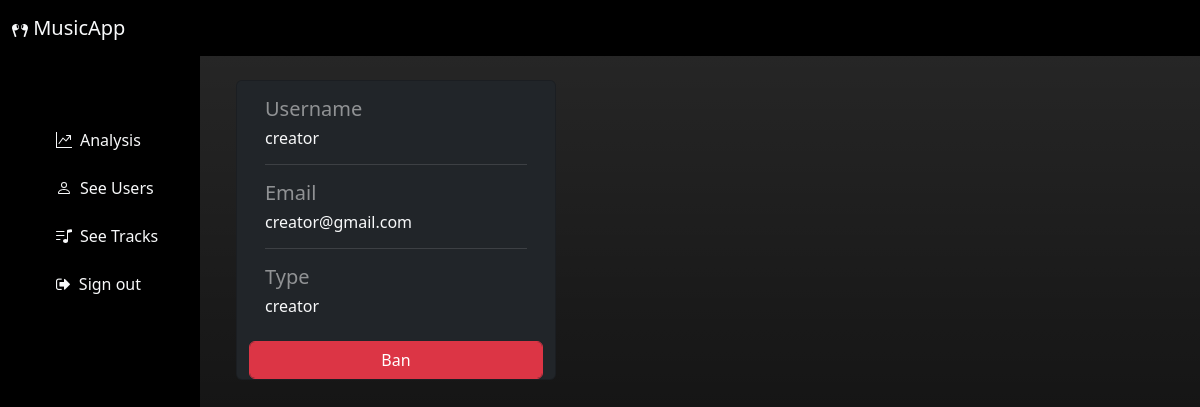
Screenshot of /creators (signed in) with the database file from the repository.
### models.py (models this page shows)
class User(db.Model):
    __tablename__ = 'users'
    _id = db.Column("id", db.Integer, autoincrement=True, primary_key=True)
    passhash = db.Column("passhash", db.String(512), nullable=False)
    username = db.Column("username", db.String(), unique=True, nullable=False)
    email = db.Column("email", db.String(64), unique=True, nullable=False)
    user_type = db.Column("user_type", db.String(8), nullable=False )
    ban  = db.Column("ban", db.String(), nullable=True )
    liked_songs = db.relationship('Song', secondary = user_likes_song, back_populates='liked_by')
    disliked_songs = db.relationship('Song', secondary = user_dislikes_song, back_populates='disliked_by')

### controllers.py (the view)
@app.route("/creators", methods=["GET", "POST"])
@log_req
def see_creators():
    users = User.query.filter_by(user_type = 'creator').all()
    return render_template("see_users.html", users=users)

### controllers.py (called while the page is built)
def log_req(func):
    @wraps(func)
    def inner(*args, **kwargs):
        if 'email' not in session:
            return redirect(url_for("login"))
        return func(*args, **kwargs)
    return inner

### templates/see_users.html
{% extends 'admin_dashboard.html' %}
{% block see_users %}
<div class="container row align-items-start gap-2">
    {% for user in users %}
    <div class="card bg-dark text-light" style="width: 20rem;">
        <div class="card-body text-white-50">
            <h5>Username</h5>
            <h6 class="card-title text-light">{{ user.username }}</h6><hr>
            <h5>Email</h5>
            <h6 class="card-title text-light">{{ user.email }}</h6><hr>
            <h5>Type</h5>
            <h6 class="card-title text-light">{{ user.user_type }}</h6>
        </div>
        <form action="/ban" method="post">
            {% if user.ban == 'True' %}
        <button  type="submit" name="user_id" value="{{ user._id }}" class="form-control btn btn-success">Unban</button>
        {% else %}
        <button  type="submit" name="user_id"  value="{{ user._id }}" class="form-control btn btn-danger">Ban</button>
        {% endif %}
    </form>
    </div>
    {% endfor %}
{% endblock %}

### rows the page displays
User: username "creator", email "creator@gmail.com", user_type "creator", {{ user._id }} 2 (drawn)
